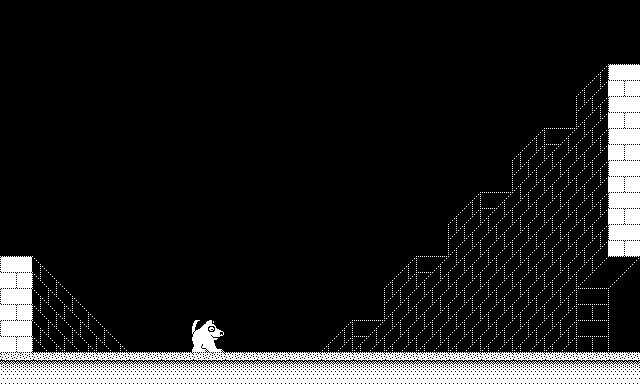

Rendered tile map (Tiled .tmx) drawn with the repository's tilesets; below, a short description and the full map source, tile grids included:
An orthogonal 20x12 tile map with 32x32 px tiles, 2 tile layers (tilemap, spritemap), 2 tilesets.

<map version="1.5" tiledversion="1.7.1" orientation="orthogonal" renderorder="right-down" width="20" height="12" tilewidth="32" tileheight="32" infinite="0" backgroundcolor="#000000" nextlayerid="6" nextobjectid="1">
 <editorsettings>
  <export format="core2d" />
 </editorsettings>
 <tileset firstgid="1" source="tileset.tsx" />
 <tileset firstgid="30" source="enemies.tsx" />
 <layer id="1" name="tilemap" width="20" height="12">
  <data encoding="csv">
0,0,0,0,0,0,0,0,0,0,0,0,0,0,0,0,0,0,0,0,
0,0,0,0,0,0,0,0,0,0,0,0,0,0,0,0,0,0,0,0,
0,0,0,0,0,0,0,0,0,0,0,0,0,0,0,0,0,0,0,0,
0,0,0,0,0,0,0,0,0,0,0,0,0,0,0,0,0,0,0,0,
0,0,0,0,0,0,0,0,0,0,0,0,0,0,0,0,0,0,0,0,
0,0,0,0,0,0,0,0,0,0,0,0,0,0,0,0,0,0,0,0,
0,0,0,0,0,0,0,0,0,0,0,0,0,0,0,0,0,0,0,0,
0,0,0,0,0,0,0,0,0,0,0,0,0,0,0,0,0,0,0,0,
0,0,0,0,0,0,0,0,0,0,0,0,0,0,0,0,0,0,0,0,
0,0,0,0,0,0,0,0,0,0,0,0,0,0,0,0,0,0,0,0,
0,0,0,0,0,0,0,0,0,0,0,0,0,0,0,0,0,0,0,0,
1,1,1,1,1,1,1,1,1,1,1,1,1,1,1,1,1,1,1,1
</data>
 </layer>
 <layer id="3" name="spritemap" width="20" height="12">
  <data encoding="csv">
0,0,0,0,0,0,0,0,0,0,0,0,0,0,0,0,0,0,0,0,
0,0,0,0,0,0,0,0,0,0,0,0,0,0,0,0,0,0,0,0,
0,0,0,0,0,0,0,0,0,0,0,0,0,0,0,0,0,0,7,2,
0,0,0,0,0,0,0,0,0,0,0,0,0,0,0,0,0,0,10,2,
0,0,0,0,0,0,0,0,0,0,0,0,0,0,0,0,7,20,8,2,
0,0,0,0,0,0,0,0,0,0,0,0,0,0,0,0,10,8,8,2,
0,0,0,0,0,0,0,0,0,0,0,0,0,0,7,20,8,8,8,2,
0,0,0,0,0,0,0,0,0,0,0,0,0,0,10,8,8,8,8,2,
2,3,0,0,0,0,0,0,0,0,0,0,7,20,8,8,8,8,11,12,
2,4,3,0,0,0,0,0,0,0,0,0,10,8,8,8,8,8,16,6,
2,4,4,3,0,0,40,0,0,0,7,20,8,8,8,8,8,8,16,6,
0,0,0,0,0,0,0,0,0,0,0,0,0,0,0,0,0,0,0,0
</data>
 </layer>
</map>
